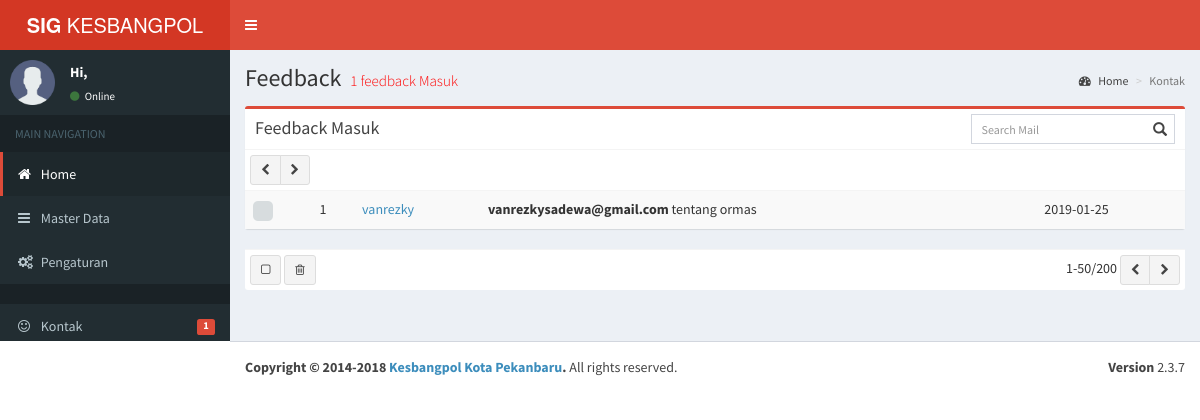
The app's page /index.php/kontak with its own data.
### tables this page shows
CREATE TABLE `kontak` (
  `id` int(11) NOT NULL,
  `nama` varchar(255) NOT NULL,
  `email` varchar(255) NOT NULL,
  `subject` text NOT NULL,
  `pesan` text NOT NULL,
  `tgl_masuk` date NOT NULL
);

### application/controllers/Kontak.php (called while the page is built, shortened)
<?php
class Kontak extends CI_Controller {
	public function __construct()
	{
		$this->load->library('form_validation');
		$this->load->model('Kontak_model');
}
	public function index()
	{
	$data['kontak'] = $this->Kontak_model->tampil_data();
		$this->load->view('kontak',$data);
	}
}

### index.php (called while the page is built, shortened)
<?php
require_once BASEPATH.'core/CodeIgniter.php';

### application/models/Kontak_model.php (called while the page is built, shortened)
<?php
class Kontak_model extends CI_Model{
    public $table = 'kontak';
    function tampil_data(){
        return $this->db->get($this->table);
    }
}

### application/views/kontak.php (the view, shortened to what this page needs)
<div class="content-wrapper">
    <section class="content-header">
      <h1>
        Feedback
        <small><font color="red"><?php $jumlah = $this->db->get('kontak')->num_rows(); echo $jumlah?> feedback Masuk</font></small>
      </h1>
      <ol class="breadcrumb">
        <li><a href="<?php echo base_url();?>template"><i class="fa fa-dashboard"></i> Home</a></li>
        <li class="active">Kontak</li>
      </ol>
    </section>
    <section class="content">
      <div class="row">
        <div class="col-md-12">
          <div class="box box-danger">
            <div class="box-header with-border">
              <h3 class="box-title">Feedback Masuk</h3>
              <div class="box-tools pull-right">
                <div class="has-feedback">
                  <input type="text" class="form-control input-sm" placeholder="Search Mail">
                </div>
              </div>
            </div>
            <div class="box-body no-padding">
              <div class="mailbox-controls">
                  <div class="btn-group">
                    <button type="button" class="btn btn-default btn-sm"><i class="fa fa-chevron-left"></i></button>
                    <button type="button" class="btn btn-default btn-sm"><i class="fa fa-chevron-right"></i></button>
                  </div>
                </div>
              </div>
              <div class="table-responsive mailbox-messages">
                <table class="table table-hover table-striped">
                  <tbody>
                    <?php
                        $no=1;
                        foreach($kontak->result_array() as $l)
                        {
                    ?>
                  <tr>
                    <td><input type="checkbox"></td>
                    <td><?php echo $no;?></td>
                    <td class="mailbox-name"><a href="<?php echo base_url();?>Kontak/baca/<?php echo $l['id']; ?>"><?php echo $l['nama']; ?></td>
                    <td class="mailbox-subject"><b><?php echo $l['email'];?> </b><?php echo $l['subject'];?>
                    </td>
                    <td class="mailbox-attachment"></td>
                    <td class="mailbox-date"><?php echo $l['tgl_masuk'];?></td>
                  </tr>
                  <?php
                        $no++;
                    }
                    ?>
                  </tbody>
                </table>
              </div>
            </div>
            <div class="box-footer no-padding">
              <div class="mailbox-controls">
                <button type="button" class="btn btn-default btn-sm checkbox-toggle"><i class="fa fa-square-o"></i>
                </button>
                <div class="btn-group">
                  <button href="<?php echo base_url(); ?>kontak/hapus/<?php echo $l['id']; ?>" onClick="return confirm('Anda yakin..???');" title="Hapus" type="button" class="btn btn-default btn-sm"><i class="fa fa-trash-o"></i></button>
                </div>
                <div class="pull-right">
                  1-50/200
                  <div class="btn-group">
                    <button type="button" class="btn btn-default btn-sm"><i class="fa fa-chevron-left"></i></button>
                    <button type="button" class="btn btn-default btn-sm"><i class="fa fa-chevron-right"></i></button>
                  </div>
                </div>
              </div>
            </div>
          </div>
        </div>
      </div>
  </div>

### records on screen
kontak: nama "vanrezky", email "vanrezkysadewa@gmail.com", subject "tentang ormas", tgl_masuk "2019-01-25"

### other values on screen
$jumlah "1"
